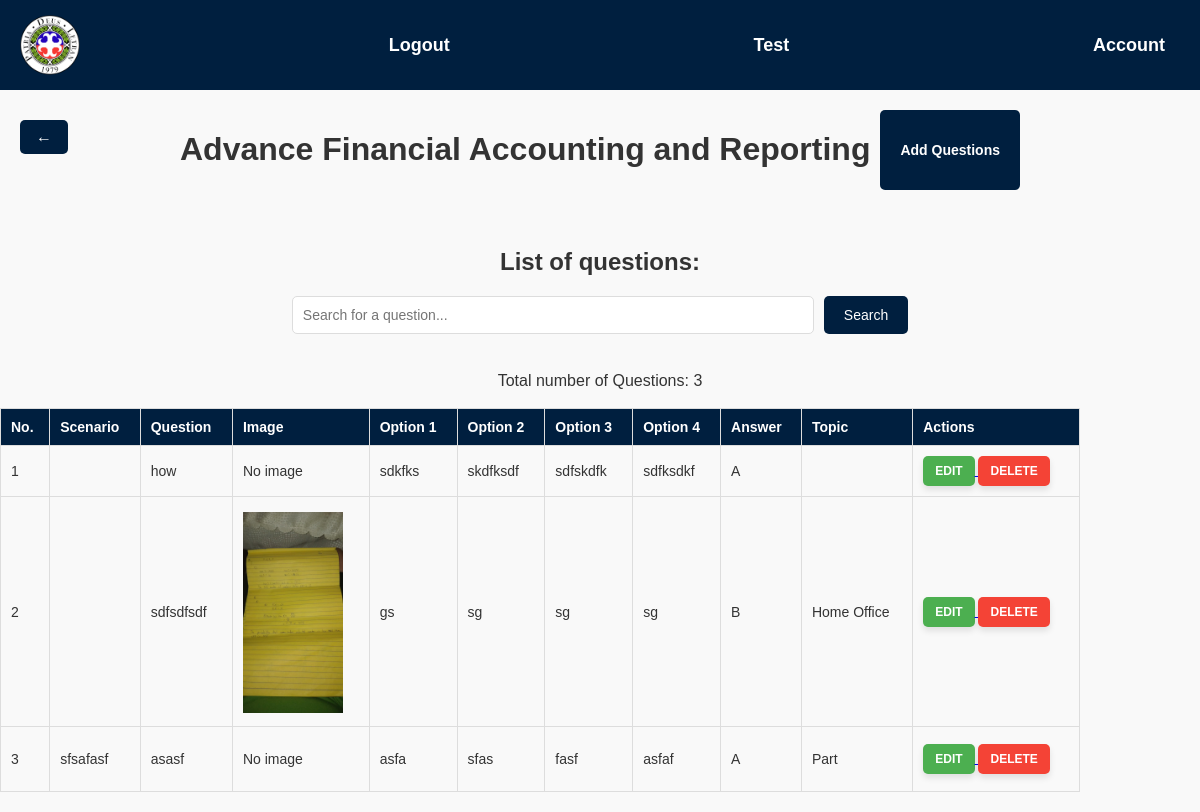
/q2.php, run on the app's committed database.
### tables this page shows
CREATE TABLE `adv` (
  `adv_id` int(11) NOT NULL,
  `question` varchar(500) NOT NULL,
  `opt1` varchar(100) NOT NULL,
  `opt2` varchar(100) NOT NULL,
  `opt3` varchar(100) NOT NULL,
  `opt4` varchar(100) NOT NULL,
  `answer` varchar(100) NOT NULL,
  `topic` varchar(100) NOT NULL,
  `image` varchar(255) NOT NULL,
  `scenario` varchar(1000) NOT NULL
);

### q2.php (the view, shortened to what this page needs)
<!DOCTYPE html>
<html>
<head>
  <link href='Style/questions.css' rel='stylesheet' type='text/css'>
</head>
<body>
<div class="taskbar">
    <div class="logo"></div>
    <a href="index.php" class="taskbar-button">Logout</a>
    <a href="list.php" class="taskbar-button">Test</a>
    <a href="admin.php" class="taskbar-button">Account</a>
</div>
<a href="list.php" class="back-button">&#8592;</a>
<form class="section" action="q2add.php" method="post">
  <h1>Advance Financial Accounting and Reporting</h1>
  <input class="btn" type="submit" value="Add Questions" />
</form>
<br/>
<div class="section">
  <h2>List of questions:</h2>
  <form method="get" action="">
    <input type="text" name="search" placeholder="Search for a question..."
           value="<?php echo isset($_GET['search']) ? htmlspecialchars($_GET['search']) : ''; ?>" />
    <input type="submit" value="Search" />
  </form>
  <br>
  <?php
  $servername = "localhost";
  $username = "root";
  $password = "";
  $database = "cpa";
  $connection = new mysqli($servername, $username, $password, $database);
  $query = "SELECT COUNT(*) AS total_items FROM adv";
  $summary_result = $connection->query($query);
  $row_summary = $summary_result->fetch_assoc();
  $total_items = $row_summary['total_items'];
  ?>
  <div class="total-questions">Total number of Questions: <?php echo $total_items; ?></div>
  <br>
  <table id="table1" class="table">
    <thead>
      <tr>
        <th>No.</th>
        <th>Scenario</th>
        <th>Question</th>
        <th>Image</th>
        <th>Option 1</th>
        <th>Option 2</th>
        <th>Option 3</th>
        <th>Option 4</th>
        <th>Answer</th>
        <th>Topic</th>
        <th>Actions</th>
      </tr>
    </thead>
    <tbody>
      <?php
      $counter = 1;
      $searchQuery = isset($_GET['search']) ? $connection->real_escape_string($_GET['search']) : '';
      if (!empty($searchQuery)) {
          $sql = "SELECT * FROM adv WHERE question LIKE '%$searchQuery%'";
      } else {
          $sql = "SELECT * FROM adv";
      }
      $result = $connection->query($sql);
      while ($row = $result->fetch_assoc()) {
          echo "<tr>";
          echo "<td>{$counter}</td>";
          $scenario_text = $row['scenario'];
          echo "<td>";
          echo "<p>{$scenario_text}</p>";
          echo "</td>";
          echo "<td>{$row['question']}</td>";
          echo "<td>";
          if (!empty($row['image'])) {
              echo "<img src='{$row['image']}' alt='Question Image' style='max-width: 100px; margin-top: 5px;'>";
          } else {
              echo "No image";
          }
          echo "</td>";
          echo "<td>{$row['opt1']}</td>";
          echo "<td>{$row['opt2']}</td>";
          echo "<td>{$row['opt3']}</td>";
          echo "<td>{$row['opt4']}</td>";
          echo "<td>{$row['answer']}</td>";
          echo "<td>{$row['topic']}</td>";
          echo "<td>
                <a href='/CPA/q2Edit.php?id={$row['adv_id']}'>
                  <button class='edit-button'>Edit</button>
                </a>
                <a href='/CPA/q2Delete.php?id={$row['adv_id']}'>
                  <button class='delete-button'>Delete</button>
                </a>
                </td>";
          echo "</tr>";
          $counter++;
      }
      ?>
    </tbody>
  </table>
</div>
</body>
</html>

### Style/questions.css (style rules this page uses)
body { background-color: #f9f9f9; font-family: 'Poppins', Arial, sans-serif; margin: 0; padding: 0; color: #333; }
.taskbar { background-color: #001f3f; color: #ffffff; padding: 15px 20px; display: flex; align-items: center; justify-content: space-between; font-family: 'Arial', sans-serif; font-size: 18px; font-weight: bold; position: relative; }
.taskbar .logo { display: inline-block; width: 60px; height: 60px; background-image: url('logo.png'); background-size: contain; background-repeat: no-repeat; background-position: center; margin-right: 20px; }
.back-button { position: absolute; left: 20px; top: 120px; font-size: 16px; color: #ffffff; text-decoration: none; padding: 8px 16px; background-color: #001f3f; border-radius: 5px; transition: background-color 0.3s ease; }
.taskbar-button { color: #ffffff; background: none; border: none; cursor: pointer; text-decoration: none; font-size: 18px; padding: 10px 15px; transition: background-color 0.3s ease; }
.section { text-align: center; margin: 20px auto; max-width: 1200px; }
.table { border-collapse: collapse; width: 90%; font-size: 14px; }
.table th, .table td { border: 1px solid #ddd; padding: 10px; text-align: left; }
.table th { background-color: #001f3f; color: #ffffff; font-weight: bold; }
.table tr:nth-child(even) { background-color: #f9f9f9; }
.edit-button, .delete-button { padding: 8px 12px; font-size: 12px; border: none; border-radius: 5px; cursor: pointer; font-weight: bold; text-transform: uppercase; }
.edit-button { background-color: #4CAF50; color: white; box-shadow: 0px 4px 6px rgba(0, 0, 0, 0.1); }
.delete-button { background-color: #f44336; color: white; box-shadow: 0px 4px 6px rgba(0, 0, 0, 0.1); }
.btn { background-color: #001f3f; color: white; padding: 10px 20px; border: none; border-radius: 5px; font-size: 14px; font-weight: bold; cursor: pointer; }
form { display: flex; justify-content: center; gap: 10px; margin-bottom: 20px; }
form input[type="text"] { width: 60%; max-width: 500px; padding: 10px; border-radius: 5px; border: 1px solid #ddd; font-size: 14px; }
form input[type="submit"] { background-color: #001f3f; color: white; border: none; padding: 10px 20px; border-radius: 5px; font-size: 14px; cursor: pointer; }

### data on the page
adv: question "how", image "No image", opt1 "sdkfks", opt2 "skdfksdf", opt3 "sdfskdfk", opt4 "sdfksdkf", answer "A"
adv: question "sdfsdfsdf", image (picture), opt1 "gs", opt2 "sg", opt3 "sg", opt4 "sg", answer "B", topic "Home Office"
adv: scenario "sfsafasf", question "asasf", image "No image", opt1 "asfa", opt2 "sfas", opt3 "fasf", opt4 "asfaf", answer "A", topic "Part"

### other printed values
$total_items "3"
